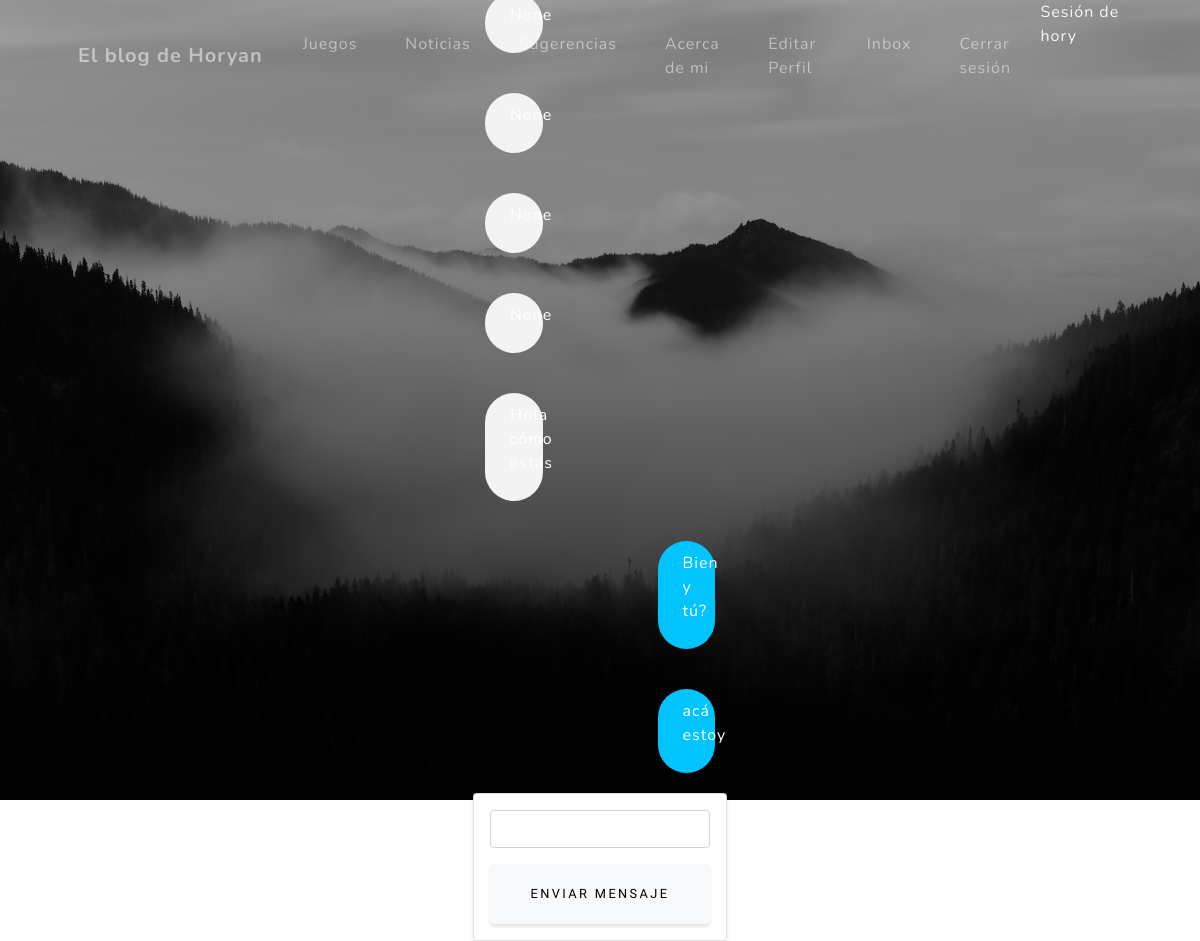
Screenshot of /chat/inbox/1/ (signed in) with the database file from the repository.
### chat/models.py (models this page shows)
class MessageModel(models.Model):
    thread = models.ForeignKey('ThreadModel', related_name='+', on_delete=models.CASCADE, blank=True, null=True)
    sender_user = models.ForeignKey(User, on_delete=models.CASCADE, related_name='+')
    receiver_user = models.ForeignKey(User, on_delete=models.CASCADE, related_name='+')
    body = models.CharField(max_length=1000, null=True)
    date = models.DateTimeField(default=timezone.now)
    is_read = models.BooleanField(default=False)

### chat/views.py (the view)
# urls.py: path('inbox/<int:pk>/', ThreadView.as_view(), name = 'thread'),
class ThreadView(View):
    def get(self, request, pk, *args, **kwargs):
        form = MessageForm()
        thread = ThreadModel.objects.get(pk=pk)
        message_list = MessageModel.objects.filter(thread__pk__contains=pk)
        context = {
            'thread': thread,
            'form': form,
            'message_list': message_list
        }
        return render(request, 'chat/thread.html', context)

### chat/forms.py
class MessageForm(forms.Form):
      message = forms.CharField(label='', max_length=1000)

### chat/templates/chat/thread.html (shortened to what this page needs)
{% extends 'App/padre.html' %}
{% load crispy_forms_tags %}
{% block titulo %}
<div class="container">
    {% for message in message_list %}
    <div class="row">
        <div class="col-md-12 my-1">
            {% if message.sender_user == request.user %}
                <div class="sent-message my-3">
                    <p style="color:white">{{ message.body }}</p>
                </div>
            {% elif message.receiver_user == request.user %}
                <div class="received-message my-3">
                    <p style="color:white">  {{ message.body }}</p>
                </div>
            {% endif %}
        </div>
    </div>
    {% endfor %}
    <div class="row">
        <div class="card col-md-12 p-3 shadow-sm">
            <form method="POST" action="{% url 'create-message' thread.pk %}" enctype="multipart/form-data">
                {{ form | crispy }}
                <div class="d-grid ggap-2 mt-3">
                    <button class="btn btn-light" type="submit"> Enviar mensaje </button>
                </div>
            </form>
        </div>
    </div>
</div>
{% endblock %}

### App/templates/App/padre.html (shortened to what this page needs)
<!DOCTYPE html>
<html lang="en">
    <head>
        {% load static %}
        <link href="{% static 'App/css/styles.css' %}" rel="stylesheet" />
    </head>
    <body id="page-top">
        <nav class="navbar navbar-expand-lg navbar-light fixed-top" id="mainNav">
            <div class="container px-4 px-lg-5">
                <a class="navbar-brand" href="{% url 'inicio' %}">El blog de Horyan</a>
                <div class="collapse navbar-collapse" id="navbarResponsive">
                    <ul class="navbar-nav ms-auto">
                        <li class="nav-item"><a class="nav-link" href="{% url 'juego_listar' %}">Juegos</a></li>
                        <li class="nav-item"><a class="nav-link" href="{% url 'noticia_listar' %}">Noticias</a></li>
                        <li class="nav-item"><a class="nav-link" href="{% url 'sugerencia_listar'%}">Sugerencias</a></li>
                        <li class="nav-item"><a class="nav-link" href="{% url 'acercademi'%}">Acerca de mi</a></li>
                        {% if not request.user.is_authenticated %}
                        <li class="nav-item"><a class="nav-link" href="{% url 'login'%}">Iniciar Sesión</a></li>
                        <li class="nav-item"><a class="nav-link" href="{% url 'register'%}">Nuevo Usuario</a></li>
                        {% else %}
                        <li class="nav-item"><a class="nav-link" href="{% url 'editarPerfil'%}">Editar Perfil</a></li>
                        <li class="nav-item"><a class="nav-link" href="{% url 'inbox'%}">Inbox</a></li>
                        <li class="nav-item"><a class="nav-link" href="{% url 'logout'%}">Cerrar sesión</a></li>
                        <h7 style="color:whitesmoke"> Sesión de {{user}} </h7>
                        {% endif %}
                    </ul>
                </div>
            </div>
        </nav>
        <header class="masthead">
            <div class="container px-4 px-lg-5 d-flex h-100 align-items-center justify-content-center">
                <div class="d-flex justify-content-center">
                    <div class="text-center">
                        {% block titulo %}{% endblock %}
                    </div>
                </div>
            </div>
        </header>
    </body>
</html>

### rows the page displays
MessageModel: body "None"
MessageModel: body "None"
MessageModel: body "None"
MessageModel: body "None"
MessageModel: body "Hola cómo estás"
MessageModel: body "Bien y tú?"
MessageModel: body "acá estoy"

### other values shown
{{ user }} "hory"
